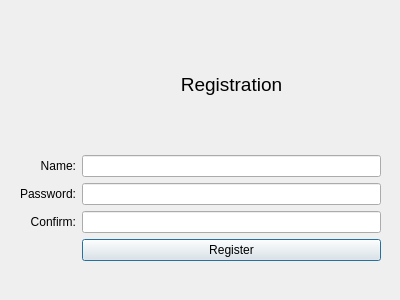
<?xml version="1.0" encoding="UTF-8"?>
<ui version="4.0">
 <class>reg_window</class>
 <widget class="QDialog" name="reg_window">
  <property name="geometry">
   <rect>
    <x>0</x>
    <y>0</y>
    <width>400</width>
    <height>300</height>
   </rect>
  </property>
  <property name="windowTitle">
   <string>Dialog</string>
  </property>
  <widget class="QWidget" name="gridLayoutWidget">
   <property name="geometry">
    <rect>
     <x>20</x>
     <y>20</y>
     <width>361</width>
     <height>241</height>
    </rect>
   </property>
   <layout class="QGridLayout" name="gridLayout">
    <item row="0" column="1">
     <widget class="QLabel" name="label">
      <property name="font">
       <font>
        <pointsize>14</pointsize>
       </font>
      </property>
      <property name="text">
       <string>Registration</string>
      </property>
      <property name="alignment">
       <set>Qt::AlignCenter</set>
      </property>
     </widget>
    </item>
    <item row="3" column="1">
     <widget class="QLineEdit" name="confirmLineEdit"/>
    </item>
    <item row="2" column="1">
     <widget class="QLineEdit" name="passwordLineEdit"/>
    </item>
    <item row="4" column="1">
     <widget class="QPushButton" name="RegisterPushButton">
      <property name="text">
       <string>Register</string>
      </property>
     </widget>
    </item>
    <item row="2" column="0">
     <widget class="QLabel" name="label_3">
      <property name="text">
       <string>Password:</string>
      </property>
      <property name="alignment">
       <set>Qt::AlignRight|Qt::AlignTrailing|Qt::AlignVCenter</set>
      </property>
     </widget>
    </item>
    <item row="1" column="1">
     <widget class="QLineEdit" name="nameLineEdit"/>
    </item>
    <item row="1" column="0">
     <widget class="QLabel" name="label_2">
      <property name="text">
       <string>Name:</string>
      </property>
      <property name="alignment">
       <set>Qt::AlignRight|Qt::AlignTrailing|Qt::AlignVCenter</set>
      </property>
     </widget>
    </item>
    <item row="3" column="0">
     <widget class="QLabel" name="label_4">
      <property name="text">
       <string>Confirm:</string>
      </property>
      <property name="alignment">
       <set>Qt::AlignRight|Qt::AlignTrailing|Qt::AlignVCenter</set>
      </property>
     </widget>
    </item>
   </layout>
  </widget>
 </widget>
 <resources/>
 <connections/>
</ui>
